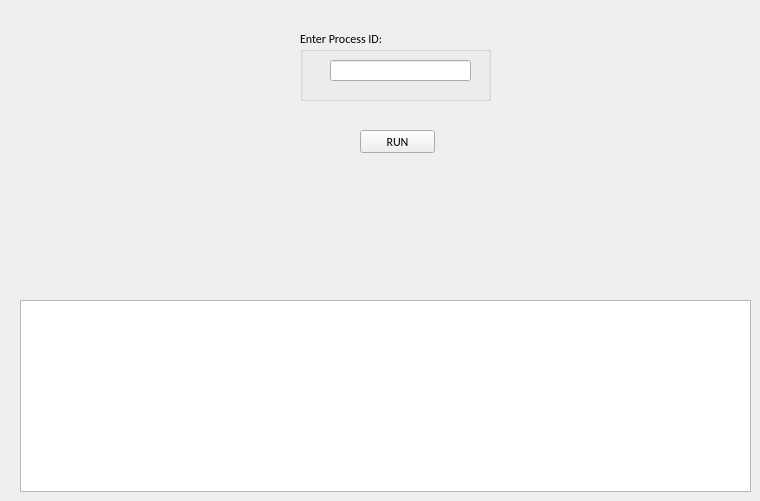
        <widget class="QWidget" name="tab_13">
         <attribute name="title">
          <string>kill</string>
         </attribute>
         <widget class="QTextBrowser" name="textBrowser_terminal_kill">
          <property name="geometry">
           <rect>
            <x>20</x>
            <y>300</y>
            <width>731</width>
            <height>192</height>
           </rect>
          </property>
         </widget>
         <widget class="QPushButton" name="pushButton_run_kill">
          <property name="geometry">
           <rect>
            <x>360</x>
            <y>130</y>
            <width>75</width>
            <height>23</height>
           </rect>
          </property>
          <property name="font">
           <font>
            <family>Calibri</family>
            <pointsize>9</pointsize>
           </font>
          </property>
          <property name="text">
           <string>RUN</string>
          </property>
         </widget>
         <widget class="QGroupBox" name="groupBox_11">
          <property name="geometry">
           <rect>
            <x>300</x>
            <y>30</y>
            <width>191</width>
            <height>71</height>
           </rect>
          </property>
          <property name="font">
           <font>
            <family>Calibri</family>
            <pointsize>9</pointsize>
           </font>
          </property>
          <property name="title">
           <string>Enter Process ID:</string>
          </property>
          <widget class="QLineEdit" name="lineEdit_process_id_kill">
           <property name="geometry">
            <rect>
             <x>30</x>
             <y>30</y>
             <width>141</width>
             <height>21</height>
            </rect>
           </property>
          </widget>
         </widget>
        </widget>
